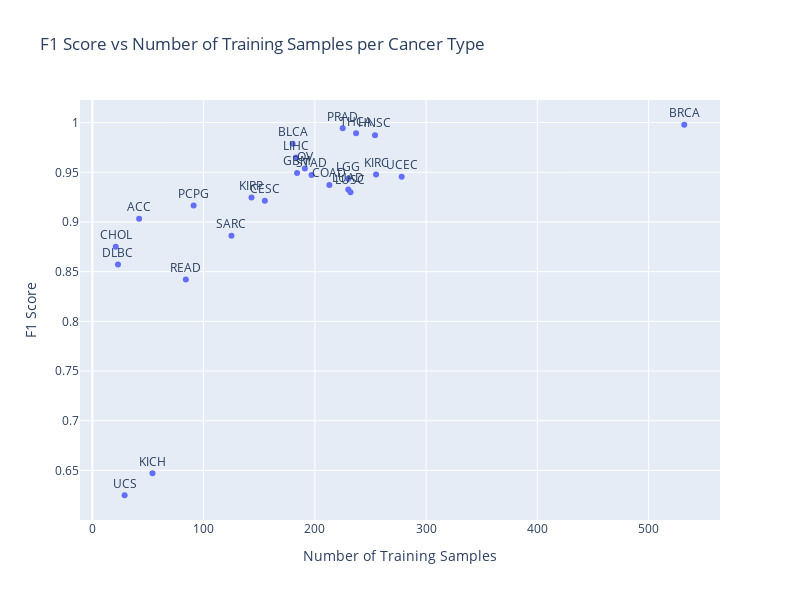

The notebook cell this image was saved under:
### Code cell
# Create the scatter plot
fig = px.scatter(
    df_val_f1_label_filter, 
    x='n_train', 
    y='f1', 
    text='label',
    title='F1 Score vs Number of Training Samples per Cancer Type',
    labels={'f1': 'F1 Score', 'n_train': 'Number of Training Samples', 'n_val': 'Number of Validation Samples'},
    hover_data=['label', 'f1', 'n_train', 'n_val']
)

fig.update_traces(textposition='top center')
fig.update_layout(height=600, width=800)

fig.show()

### Figure 1 — Plotly figure (JSON) as saved in the notebook; plotly's stock layout.template omitted (floating-point values rounded to 4 significant figures)
{"data": [{"customdata": [["ACC", 16], ["BLCA", 70], ["BRCA", 232], ["CESC", 45], ["CHOL", 9], ["COAD", 85], ["DLBC", 8], ["GBM", 80], ["HNSC", 118], ["KICH", 19], ["KIRC", 111], ["KIRP", 55], ["LGG", 103], ["LIHC", 56], ["LUAD", 104], ["LUSC", 97], ["OV", 65], ["PCPG", 35], ["PRAD", 87], ["READ", 31], ["SARC", 43], ["STAD", 67], ["THCA", 93], ["UCEC", 111], ["UCS", 8]], "hovertemplate": "Number of Training Samples=%{x}<br>F1 Score=%{y}<br>label=%{customdata[0]}<br>Number of Validation Samples=%{customdata[1]}<extra></extra>", "legendgroup": "", "marker": {"color": "#636efa", "symbol": "circle"}, "mode": "markers+text", "name": "", "orientation": "v", "showlegend": false, "text": ["ACC", "BLCA", "BRCA", "CESC", "CHOL", "COAD", "DLBC", "GBM", "HNSC", "KICH", "KIRC", "KIRP", "LGG", "LIHC", "LUAD", "LUSC", "OV", "PCPG", "PRAD", "READ", "SARC", "STAD", "THCA", "UCEC", "UCS"], "textposition": "top center", "type": "scatter", "x": [42, 180, 532, 155, 21, 213, 23, 184, 254, 54, 255, 143, 230, 183, 230, 232, 191, 91, 225, 84, 125, 197, 237, 278, 29], "xaxis": "x", "y": [0.9032, 0.9787, 0.9978, 0.9213, 0.875, 0.9371, 0.8571, 0.9494, 0.9873, 0.6471, 0.9478, 0.9245, 0.9434, 0.9649, 0.9327, 0.93, 0.9538, 0.9167, 0.9943, 0.8421, 0.8861, 0.9474, 0.9892, 0.9455, 0.625], "yaxis": "y"}], "layout": {"height": 600, "legend": {"tracegroupgap": 0}, "title": {"text": "F1 Score vs Number of Training Samples per Cancer Type"}, "width": 800, "xaxis": {"anchor": "y", "domain": [0, 1], "title": {"text": "Number of Training Samples"}}, "yaxis": {"anchor": "x", "domain": [0, 1], "title": {"text": "F1 Score"}}}}
